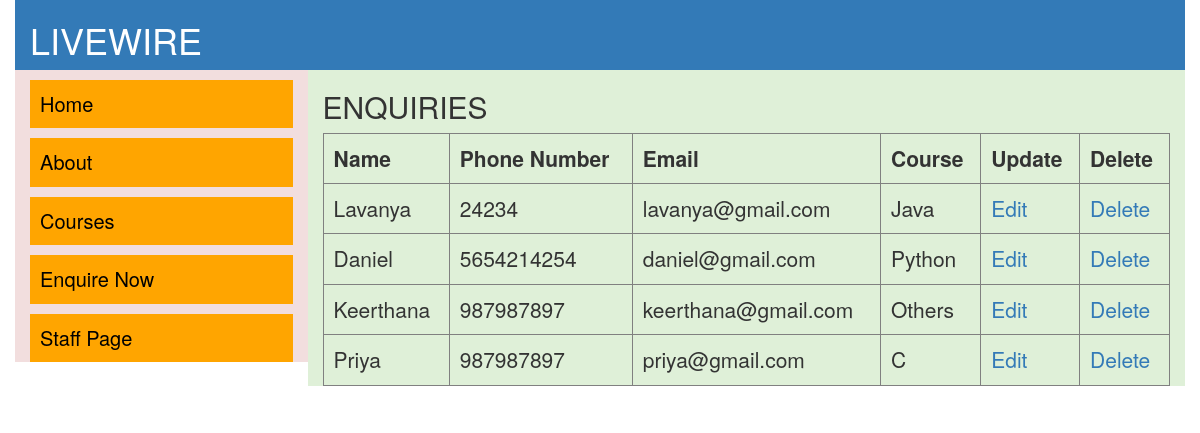
Screenshot of /view/ with the database file from the repository.
### app1/models.py (models this page shows)
class Enquiry(models.Model):
    name = models.CharField(max_length=50,verbose_name='Enter Your Name')
    phone = models.IntegerField(help_text='phone number must be in 10 digits',verbose_name='Enter Phone Number')
    email = models.EmailField(verbose_name='Enter Mail Id')
    course = models.CharField(max_length=30,default="Others",choices=[('Java','Java'),('Python','Python'),('Full Stack','Full Stack'),('C','C'),("C++","C++"),("Others","Others")])

### app1/views.py (the view)
# urls.py: path('view/',viewEnquiries,name='viewEnq'),
def viewEnquiries(request):
    data = Enquiry.objects.all()
    return render(request,'viewEnq.html',{'data':data})

### templates/viewEnq.html
{%extends 'base.html'%}
{%block content%}
  <h2>ENQUIRIES</h2>
  <table border="" width="100%">
    <tr>
      <th>Name</th>
      <th>Phone Number</th>
      <th>Email</th>
      <th>Course</th>
      <th>Update</th>
      <th>Delete</th>
    </tr>
    {%for a in data%}
    <tr>
      <td>{{a.name}}</td>
      <td>{{a.phone}}</td>
      <td>{{a.email}}</td>
      <td>{{a.course}}</td>
      <td><a href="update/{{a.id}}">Edit</a></td>
      <td><a href="delete/{{a.id}}">Delete</a></td>
    </tr>
    {%endfor%}
  </table>
{%endblock%}

### templates/base.html (shortened to what this page needs)
<!DOCTYPE html>
<html lang="en">
<head>
<link rel="stylesheet" href="https://cdn.jsdelivr.net/npm/bootstrap@3.3.7/dist/css/bootstrap.min.css">
</head>
<body>
    <div class="container-fluid">
        <div class="col-lg-12 bg-primary">
            <h1>LIVEWIRE</h1>
        </div>
        <div class="col-lg-3 bg-danger links">
            <a href="/">Home</a>
            <a href="/about">About</a>
            <a href="/course">Courses</a>
            <a href="/enq">Enquire Now</a>
            <a href="/staff">Staff Page</a>
        </div>
        <div class="col-lg-9 bg-success lead table-responsive">
            {%block content%}
                {%load static%}
            {%endblock%}
        </div>
    </div>
</body>
</html>

### templates/base.html (style rules this page uses)
.links a { background-color:orange; color:black; font-size:20px; display:block; padding:10px; margin-top:10px; }
th,td { padding:10px; }

### rows the page displays
Enquiry: name "Lavanya", phone "24234", email "lavanya@gmail.com", course "Java"
Enquiry: name "Daniel", phone "5654214254", email "daniel@gmail.com", course "Python"
Enquiry: name "Keerthana", phone "987987897", email "keerthana@gmail.com", course "Others"
Enquiry: name "Priya", phone "987987897", email "priya@gmail.com", course "C"
